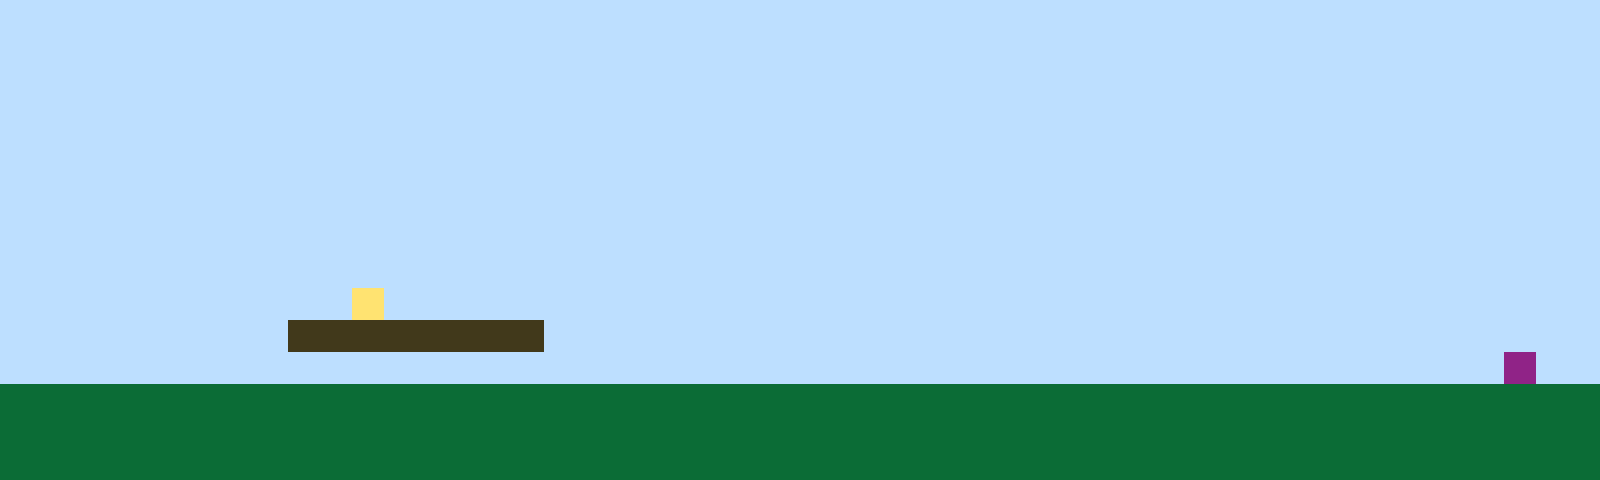

Below is a game level as drawn by its tile map, then a one-line description and the .tmx file that defines it, in full:
An orthogonal 50x15 tile map with 32x32 px tiles, 1 tile layer (Tile Layer 1).

<map version="1.10" tiledversion="1.11.2" orientation="orthogonal" renderorder="right-up" width="50" height="15" tilewidth="32" tileheight="32" infinite="0" nextlayerid="2" nextobjectid="1"><editorsettings><export target="map1.csv" format="csv" /></editorsettings><tileset firstgid="1" name="sprites" tilewidth="32" tileheight="32" tilecount="6" columns="3"><image source="sprites.png" width="96" height="64" /></tileset><layer id="1" name="Tile Layer 1" width="50" height="15"><data encoding="csv">1,1,1,1,1,1,1,1,1,1,1,1,1,1,1,1,1,1,1,1,1,1,1,1,1,1,1,1,1,1,1,1,1,1,1,1,1,1,1,1,1,1,1,1,1,1,1,1,1,1,1,1,1,1,1,1,1,1,1,1,1,1,1,1,1,1,1,1,1,1,1,1,1,1,1,1,1,1,1,1,1,1,1,1,1,1,1,1,1,1,1,1,1,1,1,1,1,1,1,1,1,1,1,1,1,1,1,1,1,1,1,1,1,1,1,1,1,1,1,1,1,1,1,1,1,1,1,1,1,1,1,1,1,1,1,1,1,1,1,1,1,1,1,1,1,1,1,1,1,1,1,1,1,1,1,1,1,1,1,1,1,1,1,1,1,1,1,1,1,1,1,1,1,1,1,1,1,1,1,1,1,1,1,1,1,1,1,1,1,1,1,1,1,1,1,1,1,1,1,1,1,1,1,1,1,1,1,1,1,1,1,1,1,1,1,1,1,1,1,1,1,1,1,1,1,1,1,1,1,1,1,1,1,1,1,1,1,1,1,1,1,1,1,1,1,1,1,1,1,1,1,1,1,1,1,1,1,1,1,1,1,1,1,1,1,1,1,1,1,1,1,1,1,1,1,1,1,1,1,1,1,1,1,1,1,1,1,1,1,1,1,1,1,1,1,1,1,1,1,1,1,1,1,1,1,1,1,1,1,1,1,1,1,1,1,1,1,1,1,1,1,1,1,1,1,1,1,1,1,1,1,1,1,1,1,1,1,1,1,1,1,1,1,1,1,1,1,1,1,1,1,1,1,1,1,1,1,1,1,1,1,1,1,1,1,1,1,1,1,1,1,1,1,1,1,1,1,1,1,1,1,1,1,1,1,1,1,1,1,1,1,1,1,1,1,1,1,1,1,1,1,1,1,1,1,1,1,1,1,1,1,1,1,1,1,1,1,1,1,1,1,1,1,1,1,1,1,1,1,1,1,1,1,1,1,1,1,1,1,1,1,1,1,1,1,1,1,1,1,1,1,1,1,1,1,1,1,1,1,1,1,4,1,1,1,1,1,1,1,1,1,1,1,1,1,1,1,1,1,1,1,1,1,1,1,1,1,1,1,1,1,1,1,1,1,1,1,1,1,1,1,1,1,1,1,1,1,1,1,3,3,3,3,3,3,3,3,1,1,1,1,1,1,1,1,1,1,1,1,1,1,1,1,1,1,1,1,1,1,1,1,1,1,1,1,1,1,1,1,1,1,1,1,1,1,1,1,1,1,1,1,1,1,1,1,1,1,1,1,1,1,1,1,1,1,1,1,1,1,1,1,1,1,1,1,1,1,1,1,1,1,1,1,1,1,1,1,6,1,1,2,2,2,2,2,2,2,2,2,2,2,2,2,2,2,2,2,2,2,2,2,2,2,2,2,2,2,2,2,2,2,2,2,2,2,2,2,2,2,2,2,2,2,2,2,2,2,2,2,2,2,2,2,2,2,2,2,2,2,2,2,2,2,2,2,2,2,2,2,2,2,2,2,2,2,2,2,2,2,2,2,2,2,2,2,2,2,2,2,2,2,2,2,2,2,2,2,2,2,2,2,2,2,2,2,2,2,2,2,2,2,2,2,2,2,2,2,2,2,2,2,2,2,2,2,2,2,2,2,2,2,2,2,2,2,2,2,2,2,2,2,2,2,2,2,2,2,2,2,2</data></layer></map>
